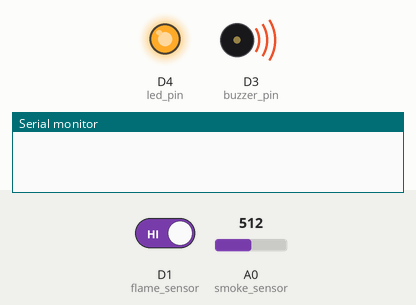
The sketch below on a simulated ESP8266 (NodeMCU). Parts: output pins drawn as LEDs (lit = HIGH), buzzer (waves = sounding, pin HIGH), the last lines printed to the serial monitor. Inputs (shaded band) come from the test bench; at power-on: A0 (smoke_sensor) = 512, D1 (flame_sensor) HIGH. WiFi joins after 1.5 s; servers stay silent unless stated.

Above: at 3.0 s.
3.1 s: A0 (smoke_sensor) set to 208
At 4.8 s:
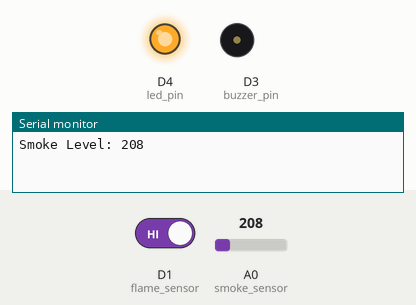
5.8 s: A0 (smoke_sensor) set to 185
At 8.0 s:
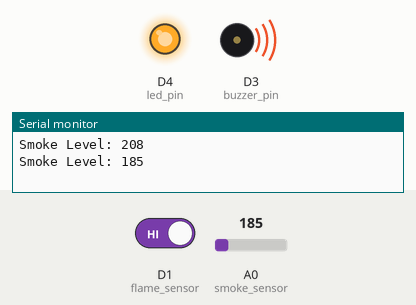
8.3 s: A0 (smoke_sensor) set to 131
10.5 s: A0 (smoke_sensor) set to 112
At 13.0 s:
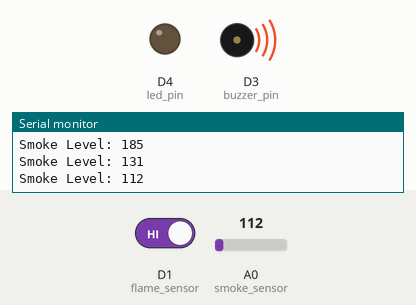
13.3 s: D1 (flame_sensor) driven LOW
At 20.2 s:
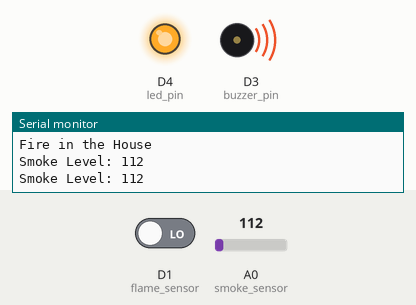
23.3 s: D1 (flame_sensor) driven HIGH
Timing chart, 0 to 27.3 s (numbered marks = the images above; inputs shaded):
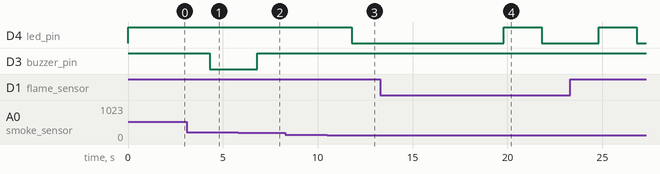

The sketch:

gas.ino
```cpp
#define BLYNK_TEMPLATE_ID "TMPL6fj8YxMH3"
#define BLYNK_TEMPLATE_NAME "Fire"
#define BLYNK_AUTH_TOKEN "hE98_6y7M1Fd0QNViGmp2hgRVH7fAZkr"

#define BLYNK_PRINT Serial
#include <ESP8266WiFi.h>
#include <BlynkSimpleEsp8266.h>

char auth[] = BLYNK_AUTH_TOKEN;

char ssid[] = "Hello!";      // type your wifi name
char pass[] = "0987654321";   // type your wifi password

int flame_sensor = D1;         // Connected to D1 pin of NodeMCU for flame sensor
int smoke_sensor = A0;         // Connected to A0 pin of NodeMCU for smoke sensor
int buzzer_pin = D3;           // Connected to D3 pin of NodeMCU for buzzer
int led_pin = D4;              // Connected to D4 pin of NodeMCU for LED

BlynkTimer timer;

void sendFlameSensorData() {
  int isButtonPressed = digitalRead(flame_sensor);
  if (isButtonPressed == LOW) {
    Serial.println("Fire in the House");
    Blynk.logEvent("fire_alert", "Fire Detected");
    digitalWrite(buzzer_pin, LOW); // Turn on the buzzer
    digitalWrite(led_pin, LOW);    // Turn on the LED
    timer.setTimeout(3000L, []() {
      digitalWrite(buzzer_pin, HIGH); // Turn off the buzzer after 3 seconds
      digitalWrite(led_pin, HIGH);    // Turn off the LED after 3 seconds
    });
  }
}

void sendSmokeSensorData() {
  int smokeLevel = analogRead(smoke_sensor);
  Blynk.virtualWrite(V0, smokeLevel);
  Serial.print("Smoke Level: ");
  Serial.println(smokeLevel); // Print the smoke level value in the serial monitor

  if (smokeLevel > 125) {
    digitalWrite(led_pin, HIGH); // Turn on the LED
  } else {
    digitalWrite(led_pin, LOW); // Turn off the LED
  }

  if (smokeLevel > 200) {
    Blynk.logEvent("gas_alert", "Gas Leakage Detected");
  }

  if (smokeLevel > 200) {
    digitalWrite(buzzer_pin, LOW); // Turn on the buzzer
  } else {
    digitalWrite(buzzer_pin, HIGH); // Turn off the buzzer
  }
}

void setup() {
  pinMode(flame_sensor, INPUT);
  pinMode(smoke_sensor, INPUT);
  pinMode(buzzer_pin, OUTPUT);
  pinMode(led_pin, OUTPUT);
  digitalWrite(buzzer_pin, HIGH); // Set buzzer pin to default HIGH (LED off)
  digitalWrite(led_pin, HIGH);    // Set LED pin to default HIGH (LED off)

  Serial.begin(115200);
  Blynk.begin(auth, ssid, pass);
  timer.setInterval(5000L, sendFlameSensorData);
  timer.setInterval(2500L, sendSmokeSensorData);
}

void loop() {
  Blynk.run();
  timer.run();
}
```

Measured:
- the behaviour switches between 201 and 200 on A0 (smoke_sensor) (found by bisection; images 1 and 2)
- the behaviour switches between 126 and 125 on A0 (smoke_sensor) (found by bisection; images 2 and 3)
- after the input at 5.8 s, D3 (buzzer_pin): LOW → HIGH after 1.0 s
- after the input at 10.5 s, D4 (led_pin): HIGH → LOW after 1.3 s
- after the input at 13.3 s, D4 (led_pin): LOW → HIGH after 6.5 s, → LOW 2.0 s later
